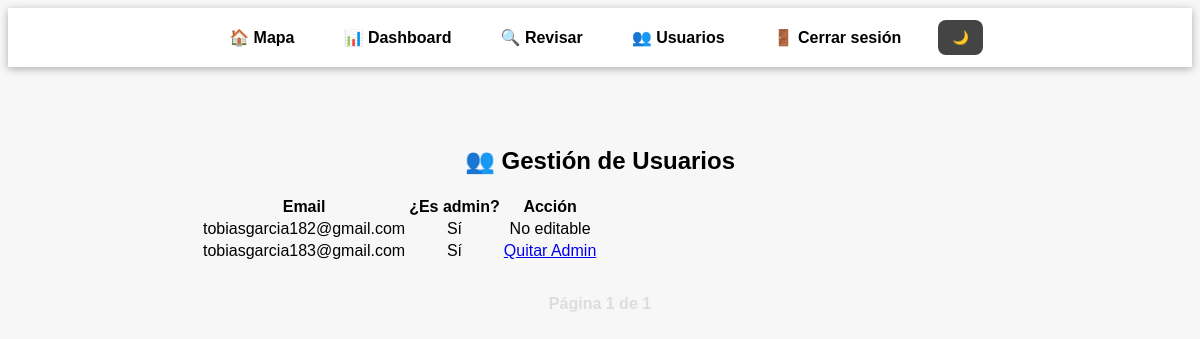
/admin/usuarios (signed in), run on the app's committed database.
### models.py (models this page shows, shortened)
class Usuario(db.Model, UserMixin):
    __tablename__ = 'usuarios'
    id = db.Column(db.Integer, primary_key=True)
    email = db.Column(db.String(150), unique=True, nullable=False)
    password = db.Column(db.String(200), nullable=False)
    is_admin = db.Column(db.Boolean, default=False)

### app.py (the view)
@app.route('/admin/usuarios')
@login_required
def admin_usuarios():
    if not current_user.is_admin:
        abort(403)
    page = request.args.get('page', 1, type=int)
    per_page = 8  # usuarios por página
    usuarios = Usuario.query.order_by(Usuario.email).paginate(page=page, per_page=per_page)
    return render_template("admin_usuarios.html", usuarios=usuarios)

### app.py (called while the page is built)
@login_manager.user_loader
def load_user(user_id):
    return Usuario.query.get(int(user_id))

### templates/admin_usuarios.html (shortened to what this page needs)
{% extends 'base_admin.html' %}
{% block content %}
<h2>👥 Gestión de Usuarios</h2>
<table class="table table-bordered">
  <thead>
    <tr>
      <th>Email</th>
      <th>¿Es admin?</th>
      <th>Acción</th>
    </tr>
  </thead>
  <tbody>
    {% for usuario in usuarios %}
    <tr>
      <td>{{ usuario.email }}</td>
      <td>{{ 'Sí' if usuario.is_admin else 'No' }}</td>
      <td>
        {% if usuario.id != current_user.id %}
          <a href="{{ url_for('toggle_admin', id=usuario.id) }}"
             class="btn btn-sm {% if usuario.is_admin %}btn-danger{% else %}btn-success{% endif %}">
             {% if usuario.is_admin %}Quitar Admin{% else %}Hacer Admin{% endif %}
          </a>
        {% else %}
          <span class="text-muted">No editable</span>
        {% endif %}
      </td>
    </tr>
    {% endfor %}
  </tbody>
</table>
<div class="paginacion">
  <span>Página {{ usuarios.page }} de {{ usuarios.pages }}</span>
</div>
{% endblock %}

### static/css/dashboard.css (style rules this page uses)
body { background-color: #f7f7f7; font-family: Arial, sans-serif; }
.paginacion { display: flex; justify-content: center; align-items: center; gap: 1rem; margin-top: 2rem; flex-wrap: wrap; }
.paginacion span { color: #ddd; font-weight: bold; }

### data on the page
Usuario: email "tobiasgarcia182@gmail.com", is_admin "Sí", shows "No editable"
Usuario: email "tobiasgarcia183@gmail.com", is_admin "Sí", shows "Quitar Admin"

### other printed values
{{ usuarios.page }} "1"
{{ usuarios.pages }} "1"
